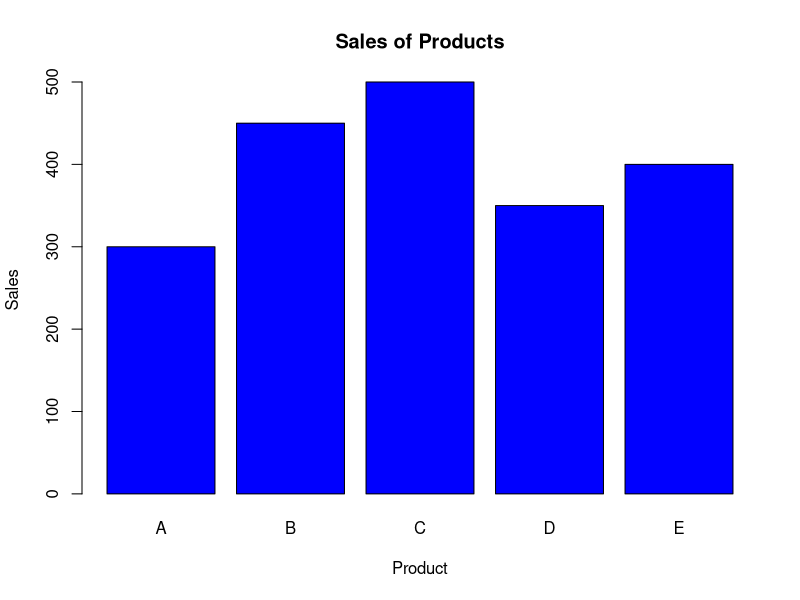

The R source for this figure:
# Data
products <- c("A", "B", "C", "D", "E")
sales <- c(300, 450, 500, 350, 400)

# Bar plot
barplot(sales, 
        names.arg=products, 
        main="Sales of Products",
        xlab="Product", 
        ylab="Sales",
        col="blue", 
        border="black")
